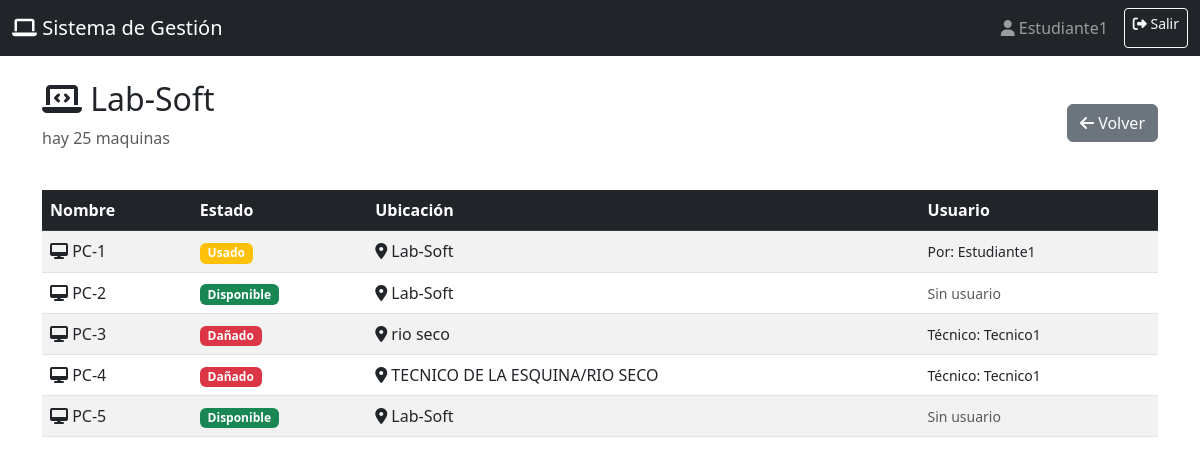
/laboratorio/1 (signed in), run on the app's committed database.
### models/Usuario.py (models this page shows, shortened)
class Usuarios(UserMixin, db.Model):
    __tablename__ = 'usuarios'
    id = db.Column(db.Integer, primary_key=True)
    username = db.Column(db.String(80), unique=True, nullable=False)
    password = db.Column(db.Text, nullable=False)
    rol = db.Column(db.String(20), nullable=False, default='estudiante')
    __table_args__ = (
        CheckConstraint("rol IN ('admin', 'profesor', 'estudiante', 'tecnico')", name='check_rol'),
    )

### models/Lab.py (models this page shows)
class Laboratorios(db.Model):
    __tablename__ = 'laboratorios'
    id = db.Column(db.Integer, primary_key=True)
    nombre = db.Column(db.String(100), unique=True, nullable=False)
    descripcion = db.Column(db.Text)
    equipos = db.relationship('Equipos', backref='laboratorio', lazy=True, cascade='all, delete-orphan')

### models/equipos.py (models this page shows)
class Equipos(db.Model):
    __tablename__ = 'equipos'
    id = db.Column(db.Integer, primary_key=True)
    nombre = db.Column(db.String(100), nullable=False)
    estado = db.Column(db.String(20), nullable=False, default='disponible')
    ubicacion = db.Column(db.Text, nullable=False)
    laboratorio_id = db.Column(db.Integer, db.ForeignKey('laboratorios.id'), nullable=False)
    usuario_id = db.Column(db.Integer, db.ForeignKey('usuarios.id'), nullable=True)
    usuario = db.relationship('Usuarios', backref='equipos_asignados', lazy=True)
    VALID_STATUSES = ['disponible', 'usado', 'dañado']

### controllers/lab_controller.py (the view)
@Lab_bp.route('/laboratorio/<int:panel_id>')
@login_required
def view_panel(panel_id):
    panel = Laboratorios.query.get_or_404(panel_id)
    panels = Laboratorios.query.all()
    usuarios=Usuarios.query.all()
    return render_template('panel.html', panel=panel, usuarios=usuarios, panels=panels)

### app.py (called while the page is built)
@login_manager.user_loader
def load_user(user_id):
    return Usuarios.query.get(int(user_id))

### views/templates/panel.html (shortened to what this page needs)
{% extends "base.html" %}
{% block content %}
<div class="d-flex justify-content-between align-items-center mb-4">
    <div>
        <h2><i class="fas fa-laptop-code"></i> {{ panel.nombre }}</h2>
        <p class="text-muted">{{ panel.descripcion or 'Sin descripción' }}</p>
    </div>
    <div>
        <a href="{{ url_for('laboratorio.dashboard') }}" class="btn btn-secondary">
            <i class="fas fa-arrow-left"></i> Volver
        </a>
    </div>
</div>
<div class="table-responsive">
    <table class="table table-striped table-hover">
        <thead class="table-dark">
            <tr>
                <th>Nombre</th>
                <th>Estado</th>
                <th>Ubicación</th>
                <th>Usuario</th>
            </tr>
        </thead>
        <tbody>
            {% for equipment in panel.equipos %}
            <tr>
                <td><i class="fas fa-desktop"></i> {{ equipment.nombre }}</td>
                <td>
                    {% if equipment.estado == 'disponible' %}
                        <span class="badge bg-success">Disponible</span>
                    {% elif equipment.estado == 'usado' %}
                        <span class="badge bg-warning">Usado</span>
                    {% else %}
                        <span class="badge bg-danger">Dañado</span>
                    {% endif %}
                </td>
                <td><i class="fas fa-map-marker-alt"></i> {{ equipment.ubicacion }}</td>
                <td>
                    {% if equipment.estado == 'disponible' %}
                        <small class="text-muted">Sin usuario</small>
                    {% elif equipment.estado == 'usado' %}
                        <small>Por: {{ equipment.usuario.username if equipment.usuario else 'Desconocido' }}</small>
                    {% elif equipment.estado == 'dañado' %}
                        <small>Técnico: {{ equipment.usuario.username if equipment.usuario else 'Sin asignar' }}</small>
                    {% endif %}
                </td>
            </tr>
            {% else %}
            <tr>
                <td colspan="5" class="text-center text-muted">No hay equipos registrados</td>
            </tr>
            {% endfor %}
        </tbody>
    </table>
</div>
{% endblock %}

### views/templates/base.html (shortened to what this page needs)
<!DOCTYPE html>
<html lang="es">
<head>
    <link href="https://cdnjs.cloudflare.com/ajax/libs/bootstrap/5.3.0/css/bootstrap.min.css" rel="stylesheet">
    <link href="https://cdnjs.cloudflare.com/ajax/libs/font-awesome/6.4.0/css/all.min.css" rel="stylesheet">
    <link rel="stylesheet" href="{{ url_for('static', filename='css/style.css') }}">
</head>
<body>
    {% if current_user.is_authenticated %}
    <nav class="navbar navbar-expand-lg navbar-dark bg-dark">
        <div class="container-fluid">
            <a class="navbar-brand" href="{{ url_for('laboratorio.dashboard') }}">
                <i class="fas fa-laptop"></i> Sistema de Gestión
            </a>
            <div class="navbar-nav ms-auto">
                <span class="navbar-text me-3">
                    <i class="fas fa-user"></i> {{ current_user.username }}
                </span>
                <a class="btn btn-outline-light btn-sm" href="{{ url_for('auth.logout') }}">
                    <i class="fas fa-sign-out-alt"></i> Salir
                </a>
            </div>
        </div>
    </nav>
    {% endif %}
    <div class="container mt-4">
        {% block content %}{% endblock %}
    </div>
</body>
</html>

### data on the page
Usuarios: username "Estudiante1"
Laboratorios: nombre "Lab-Soft", descripcion "hay 25 maquinas"
Equipos: nombre "PC-1", estado "Usado", ubicacion "Lab-Soft", usuario "Estudiante1"
Equipos: nombre "PC-2", estado "Disponible", ubicacion "Lab-Soft"
Equipos: nombre "PC-3", estado "Dañado", ubicacion "rio seco", usuario "Tecnico1"
Equipos: nombre "PC-4", estado "Dañado", ubicacion "TECNICO DE LA ESQUINA/RIO SECO", usuario "Tecnico1"
Equipos: nombre "PC-5", estado "Disponible", ubicacion "Lab-Soft"
